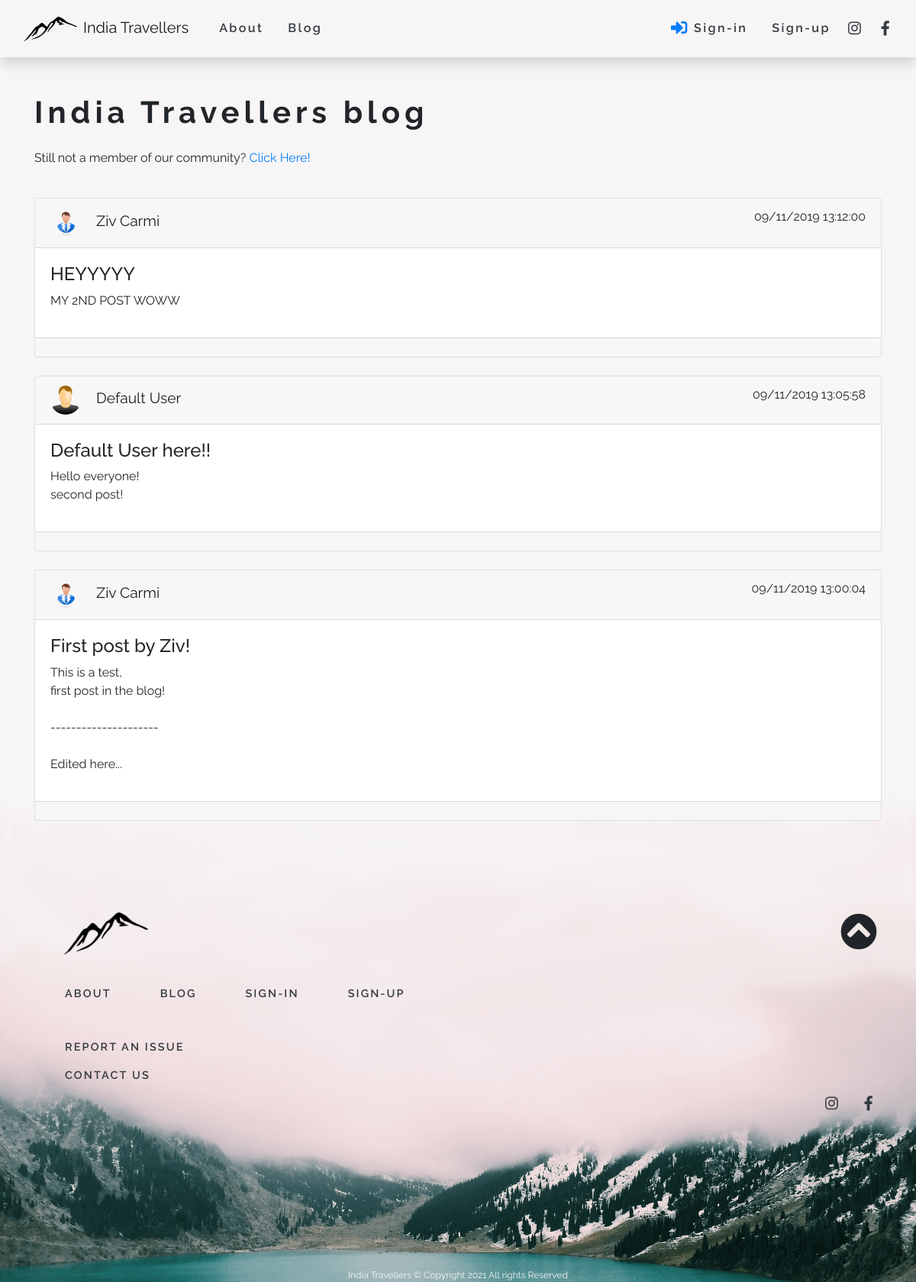
Screenshot of /blog.php with the database file from the repository.
### tables this page shows
CREATE TABLE `posts` (
  `id` int(11) NOT NULL,
  `user_id` int(11) NOT NULL,
  `title` varchar(255) NOT NULL,
  `article` text NOT NULL,
  `date` datetime NOT NULL
);

CREATE TABLE `users_profile` (
  `id` int(11) NOT NULL,
  `user_id` int(11) NOT NULL,
  `profile_image` varchar(255) NOT NULL,
  `date` date NOT NULL,
  `birth_day` date NOT NULL,
  `nickname` varchar(255) NOT NULL,
  `gender` varchar(1) NOT NULL,
  `country` varchar(255) NOT NULL
);

CREATE TABLE `users` (
  `id` int(11) NOT NULL,
  `first_name` varchar(255) NOT NULL,
  `last_name` varchar(255) NOT NULL,
  `email` varchar(255) NOT NULL,
  `password` varchar(255) NOT NULL
);

### app/helpers.php (called while the page is built, shortened)
<?php
if (!function_exists('user_auth')) {
  function user_auth()
  {
    $auth = false;
    return $auth;
  }
}

### blog.php (the view, shortened to what this page needs)
<?php
require_once 'app/helpers.php';
$link = mysqli_connect(MYSQL_HOST, MYSQL_USER, MYSQL_PASSWORD, MYSQL_DB);
mysqli_query($link, "SET NAMES utf8");
$sql = "SELECT u.first_name,u.last_name,up.profile_image, p.*, DATE_FORMAT(p.date, '%d/%m/%Y %H:%i:%s') pdate FROM posts p
        JOIN users u ON u.id = p.user_id
        JOIN users_profile up ON u.id = up.user_id
        ORDER BY p.date DESC";
$result = mysqli_query($link, $sql);
?>
<?php include 'tpl/header.php'; ?>
<main class="min-h700">
  <div class="container">
    <section>
      <div class="row">
        <div class="col mt-5">
          <h1 class="font-weight-bold letter-spacing">India Travellers blog</h2>
            <?php if (user_auth()) : ?>
              <a class="btn btn-danger mt-4" href="add_post.php"><i class="fas fa-plus-circle mr-2"></i>Add new post</a>
            <?php else : ?>
              <p class="mt-4">Still not a member of our community? <a class="text-decoration-none" href="signup.php">Click Here!</a></p>
            <?php endif; ?>
        </div>
      </div>
      <div class="row">
        <?php while ($post = mysqli_fetch_assoc($result)) : ?>
          <?php $first = ucfirst(strtolower($post['first_name'])); ?>
          <?php $last = ucfirst(strtolower($post['last_name'])); ?>
          <div class="col-12 mt-4">
            <div class="card">
              <div class="card-header">
                <img width="40" src="images/<?= $post['profile_image'] ?>" class="rounded-circle mr-3">
                <a class="text-decoration-none full-name" href="user_profile.php?uid=<?= $post['user_id'] ?>">
                  <span><?= htmlentities($first); ?></span>
                  <span><?= htmlentities($last); ?></span>
                </a>
                <span class="float-right"><?= $post['pdate']; ?></span>
              </div>
              <div class="card-body">
                <h4><?= htmlentities($post['title']); ?></h4>
                <p><?= str_replace("\n", '<br>', htmlentities($post['article'])); ?></p>
              </div>
              <div class="card-footer text-muted">
              </div>
            </div>
          </div>
        <?php endwhile; ?>
      </div>
    </section>
  </div>
</main>
<?php include 'tpl/footer.php' ?>

### tpl/header.php (shortened to what this page needs)
<!doctype html>
<html lang="en">
<head>
  <link rel="stylesheet" href="https://stackpath.bootstrapcdn.com/bootstrap/4.3.1/css/bootstrap.min.css">
  <link rel="stylesheet" href="https://cdnjs.cloudflare.com/ajax/libs/font-awesome/5.11.2/css/all.css">
  <link rel="stylesheet" href="css/style.css">
</head>
<body>
  <header>
    <nav class="navbar navbar-expand-lg navbar-light shadow p-3">
      <div class="container">
        <a class="navbar-brand" href="./"><img class="mr-2" src="images/logo3.png" width="70" height="32">India Travellers</a>
        <div class="collapse navbar-collapse letter-spacing navbarSupportedContent" id="">
          <ul class="navbar-nav ml-lg-3">
            <li class="nav-item mr-3">
              <a class="nav-link text-dark font-weight-600" href="about.php">About</a>
            </li>
            <li class="nav-item">
              <a class="nav-link text-dark font-weight-600" href="blog.php">Blog</a>
            </li>
          </ul>
          <ul class="navbar-nav ml-auto">
            <?php if (!user_auth()) : ?>
              <li class="nav-item mr-3">
                <a class="nav-link text-dark font-weight-600" href="signin.php"><i class="fas fa-sign-in-alt fa-lg text-primary"></i> Sign-in</a>
              </li>
              <li class="nav-item">
                <a class="nav-link text-dark font-weight-600" href="signup.php">Sign-up</a>
              </li>
            <?php endif; ?>
          </ul>
        </div>
      </div>
      <div class="collapse navbar-collapse letter-spacing navbarSupportedContent utilities-div p-0">
        <ul class="nav utilities-ul">
          <li class="nav-item footer-li d-inline mr-2">
            <a class="nav-link instagram-link" href="https://www.instagram.com/zivcarmi/" target="_blank" title="Instagram"><i class="fab fa-instagram fa-lg text-dark"></i></a>
          </li>
          <li class="nav-item footer-li d-inline">
            <a class="nav-link facebook-link" href="https://www.facebook.com/ziv.carmi.5" target="_blank" title="Facebook"><i class="fab fa-facebook-f fa-lg text-dark"></i></a>
          </li>
        </ul>
      </div>
    </nav>
  </header>
  <div class="wrapper">

### tpl/footer.php (shortened to what this page needs)
<footer class="footer">
  <div class="container">
    <div class="row ml-4">
      <div class="col-12 mb-3">
        <a class="" href="./"><img src="images/logo3.png" width="110" height="55"></a>
        <button class="float-right" id="back-to-top" title="Go to top"><i class="fas fa-chevron-circle-up fa-3x"></i></button>
      </div>
      <nav class="navbar navbar-expand-lg col-6 col-lg-12 p-0 nav-footer">
        <ul class="navbar-nav">
          <li class="nav-item mr-5 footer-li">
            <a class="nav-link text-dark" href="about.php">About</a>
          </li>
          <li class="nav-item mr-5 footer-li">
            <a class="nav-link text-dark" href="blog.php">Blog</a>
          </li>
          <?php if (!user_auth()) : ?>
            <li class="nav-item mr-5 footer-li">
              <a class="nav-link text-dark" href="signin.php">Sign-in</a>
            </li>
            <li class="nav-item mr-5 footer-li">
              <a class="nav-link text-dark" href="signup.php">Sign-up</a>
            </li>
          <?php endif; ?>
        </ul>
      </nav>
      <nav class="navbar col-6 col-lg-12 p-0 nav-footer">
        <ul class="navbar-nav ml-2">
          <li class="nav-item footer-li">
            <a class="nav-link text-dark" href="./">Report an Issue</a>
          </li>
          <li class="nav-item footer-li">
            <a class="nav-link text-dark" href="./">Contact Us</a>
          </li>
        </ul>
        <div class="col-12 p-0">
          <ul class="nav justify-content-start justify-content-lg-end">
            <li class="nav-item footer-li d-inline">
              <a class="nav-link" href="https://www.instagram.com/zivcarmi/" target="_blank" title="Instagram"><i class="fab fa-instagram fa-lg text-dark"></i></a>
            </li>
            <li class="nav-item footer-li d-inline">
              <a class="nav-link" href="https://www.facebook.com/ziv.carmi.5" target="_blank" title="Facebook"><i class="fab fa-facebook-f fa-lg text-dark"></i></a>
            </li>
          </ul>
        </div>
      </nav>
    </div>
  </div>
</footer>
<div class="col-12 text-center text-light">
  <p class="m-0 copyright">
    India Travellers &copy; Copyright <?= date('Y'); ?> All rights Reserved
  </p>
</div>
</div>
</body>
</html>

### css/style.css (style rules this page uses)
* { font-family: 'Raleway', sans-serif; }
.letter-spacing { letter-spacing: 0.15em; }
.utilities-div { flex-grow: 0; }
.utilities-ul { flex-wrap: nowrap; }
@media (min-width: 768px) { .instagram-link, .facebook-link { padding-left: 0; } }
body { background-color: #f7f5f5; }
.wrapper { background-image: url(../images/aloo.png); background-size: 100%; background-repeat: no-repeat; background-position: bottom center; }
main { margin-bottom: 7.5rem; }
.footer { padding-bottom: 15%; }
.font-weight-600 { font-weight: 600; }
#back-to-top, .dropdown-toggle, .btn-clean { background: none; color: inherit; border: none; }
.footer-li { font-size: 0.90rem; color: #1f1f1f; letter-spacing: .15em; text-transform: uppercase; font-weight: 600; transition: opacity ease-in-out 4s; }
.nav-footer { padding: 16px 8px 16px 8px !important; }
.copyright { font-size: 0.75em; }
.full-name { color: #1f1f1f; font-size: 1.20rem; }

### rows the page displays
posts: users_profile.profile_image (picture), user.first_name "Ziv", user.last_name "Carmi", pdate "09/11/2019 13:12:00", title "HEYYYYY", article "MY 2ND POST WOWW"
posts: users_profile.profile_image (placeholder picture), user.first_name "Default", user.last_name "User", pdate "09/11/2019 13:05:58", title "Default User here!!", article "Hello everyone! second post!"
posts: users_profile.profile_image (picture), user.first_name "Ziv", user.last_name "Carmi", pdate "09/11/2019 13:00:04", title "First post by Ziv!", article "This is a test, first post in the blog! --------------------- Edited here..."
